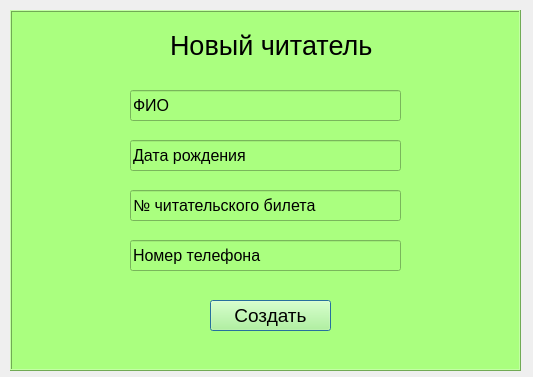
<?xml version="1.0" encoding="UTF-8"?>
<ui version="4.0">
 <class>Dialog</class>
 <widget class="QDialog" name="Dialog">
  <property name="geometry">
   <rect>
    <x>0</x>
    <y>0</y>
    <width>533</width>
    <height>377</height>
   </rect>
  </property>
  <property name="windowTitle">
   <string>Новый читатель</string>
  </property>
  <widget class="QFrame" name="frame">
   <property name="geometry">
    <rect>
     <x>10</x>
     <y>10</y>
     <width>511</width>
     <height>361</height>
    </rect>
   </property>
   <property name="styleSheet">
    <string notr="true">background-color:rgb(170, 255, 127)</string>
   </property>
   <property name="frameShape">
    <enum>QFrame::Box</enum>
   </property>
   <property name="frameShadow">
    <enum>QFrame::Raised</enum>
   </property>
   <widget class="QLabel" name="label">
    <property name="geometry">
     <rect>
      <x>160</x>
      <y>20</y>
      <width>211</width>
      <height>31</height>
     </rect>
    </property>
    <property name="font">
     <font>
      <pointsize>20</pointsize>
     </font>
    </property>
    <property name="text">
     <string>Новый читатель</string>
    </property>
   </widget>
   <widget class="QLineEdit" name="lineEdit">
    <property name="geometry">
     <rect>
      <x>120</x>
      <y>80</y>
      <width>271</width>
      <height>31</height>
     </rect>
    </property>
    <property name="font">
     <font>
      <pointsize>12</pointsize>
     </font>
    </property>
    <property name="text">
     <string>ФИО</string>
    </property>
   </widget>
   <widget class="QLineEdit" name="lineEdit_2">
    <property name="geometry">
     <rect>
      <x>120</x>
      <y>130</y>
      <width>271</width>
      <height>31</height>
     </rect>
    </property>
    <property name="font">
     <font>
      <pointsize>12</pointsize>
     </font>
    </property>
    <property name="text">
     <string>Дата рождения</string>
    </property>
   </widget>
   <widget class="QLineEdit" name="lineEdit_3">
    <property name="geometry">
     <rect>
      <x>120</x>
      <y>180</y>
      <width>271</width>
      <height>31</height>
     </rect>
    </property>
    <property name="font">
     <font>
      <pointsize>12</pointsize>
     </font>
    </property>
    <property name="text">
     <string>№ читательского билета</string>
    </property>
   </widget>
   <widget class="QLineEdit" name="lineEdit_4">
    <property name="geometry">
     <rect>
      <x>120</x>
      <y>230</y>
      <width>271</width>
      <height>31</height>
     </rect>
    </property>
    <property name="font">
     <font>
      <pointsize>12</pointsize>
     </font>
    </property>
    <property name="text">
     <string>Номер телефона</string>
    </property>
   </widget>
   <widget class="QPushButton" name="pushButton">
    <property name="geometry">
     <rect>
      <x>200</x>
      <y>290</y>
      <width>121</width>
      <height>31</height>
     </rect>
    </property>
    <property name="font">
     <font>
      <pointsize>14</pointsize>
     </font>
    </property>
    <property name="text">
     <string>Создать</string>
    </property>
   </widget>
  </widget>
 </widget>
 <resources/>
 <connections/>
</ui>
